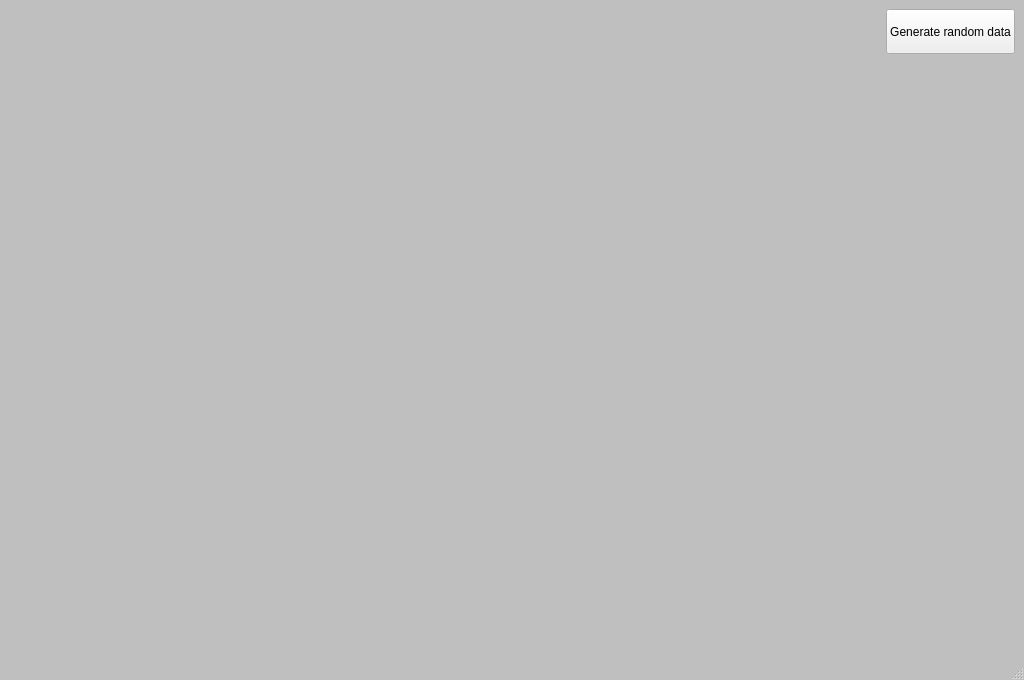
<?xml version="1.0" encoding="UTF-8"?>
<ui version="4.0">
 <class>MainWindow</class>
 <widget class="QMainWindow" name="MainWindow">
  <property name="geometry">
   <rect>
    <x>0</x>
    <y>0</y>
    <width>1024</width>
    <height>680</height>
   </rect>
  </property>
  <property name="windowTitle">
   <string>PyQt + Morris.js Example</string>
  </property>
  <property name="styleSheet">
   <string notr="true">QMainWindow{background-color: #BFBFBF;}</string>
  </property>
  <widget class="QWidget" name="centralwidget">
   <layout class="QVBoxLayout" name="verticalLayout">
    <item>
     <layout class="QHBoxLayout" name="horizontalLayout_2">
      <item>
       <spacer name="horizontalSpacer">
        <property name="orientation">
         <enum>Qt::Horizontal</enum>
        </property>
        <property name="sizeHint" stdset="0">
         <size>
          <width>40</width>
          <height>20</height>
         </size>
        </property>
       </spacer>
      </item>
      <item>
       <widget class="QPushButton" name="btGenerateData">
        <property name="minimumSize">
         <size>
          <width>0</width>
          <height>45</height>
         </size>
        </property>
        <property name="cursor">
         <cursorShape>PointingHandCursor</cursorShape>
        </property>
        <property name="text">
         <string>Generate random data</string>
        </property>
       </widget>
      </item>
     </layout>
    </item>
    <item>
     <widget class="QWidget" name="widgetChart1" native="true">
      <property name="minimumSize">
       <size>
        <width>0</width>
        <height>150</height>
       </size>
      </property>
     </widget>
    </item>
    <item>
     <layout class="QHBoxLayout" name="horizontalLayout">
      <item>
       <widget class="QWidget" name="widgetChart2" native="true">
        <property name="minimumSize">
         <size>
          <width>0</width>
          <height>150</height>
         </size>
        </property>
       </widget>
      </item>
      <item>
       <widget class="QWidget" name="widgetChart3" native="true">
        <property name="minimumSize">
         <size>
          <width>0</width>
          <height>150</height>
         </size>
        </property>
       </widget>
      </item>
      <item>
       <widget class="QWidget" name="widgetChart4" native="true">
        <property name="minimumSize">
         <size>
          <width>0</width>
          <height>150</height>
         </size>
        </property>
       </widget>
      </item>
     </layout>
    </item>
   </layout>
  </widget>
  <widget class="QStatusBar" name="statusbar"/>
 </widget>
 <resources/>
 <connections/>
</ui>
